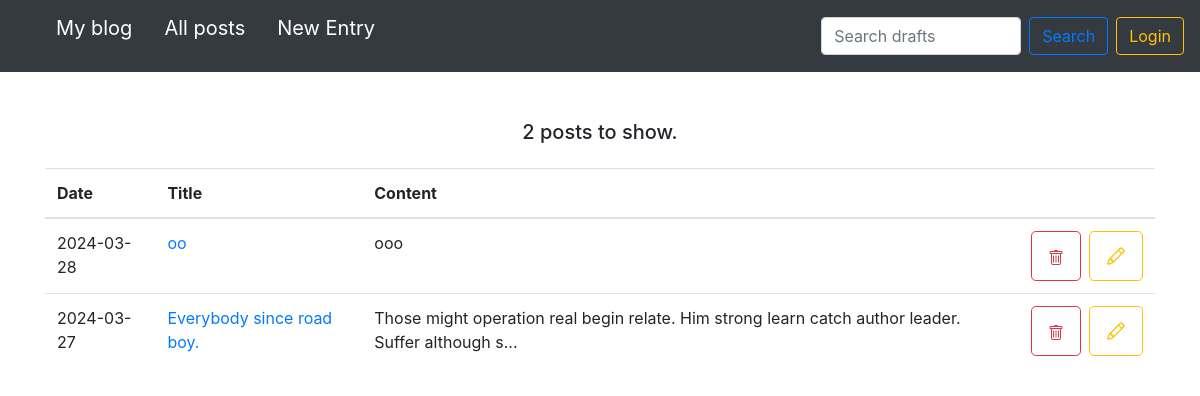
Page /search_drafts/ on the earlier database version.
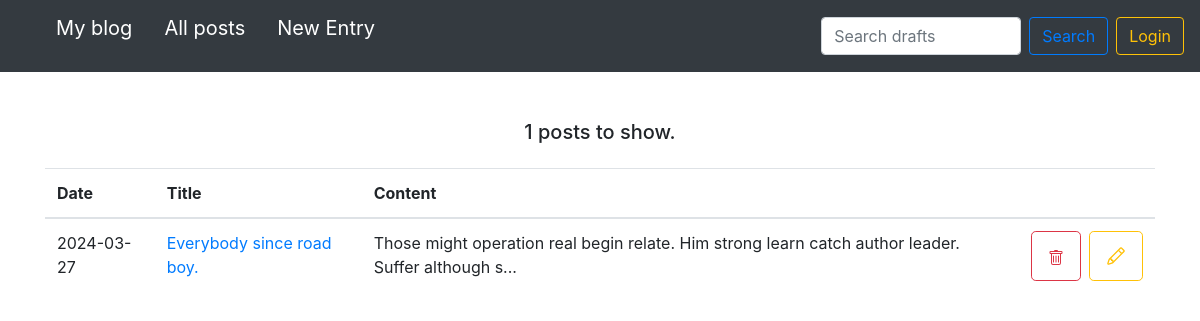
Same page on the later database version.
### blog/models.py (models this page shows, shortened)
class Entry(db.Model):
    id = db.Column(db.Integer, primary_key=True)
    title = db.Column(db.String(80), nullable=False)
    content = db.Column(db.Text, nullable=False)
    creation_date = db.Column(db.DateTime, nullable=False,
                              default=datetime.utcnow)
    is_published= db.Column(db.Boolean, default=False)

### blog/routes.py (the view)
@app.route('/search_drafts/')
def search_drafts():
    search_query = request.args.get("q", "")
    drafts = search_posts_by_search_query_and_is_published(search_query, False)
    return render_template("drafts.html",
                           drafts=drafts,
                           counter=drafts.count(),
                           search_query=search_query)

### blog/routes.py (called while the page is built)
@app.context_processor
def inject_template_name():
    return {'template_name': g.get('template_name', 'unknown')}

### blog/utils.py (called while the page is built)
def search_posts_by_search_query_and_is_published(search_query, is_puslished):
    if search_query:
        return Entry.query.filter(
            (Entry.is_published == is_puslished) & (Entry.title.contains(search_query))
        ).order_by(Entry.creation_date.desc())
    else:
        return Entry.query.filter_by(is_published=is_puslished).order_by(Entry.creation_date.desc())

### blog/templates/drafts.html (shortened to what this page needs)
{% set template_name = 'drafts' %}
{% extends "base.html" %}
{% block content %}
<div class="d-flex flex-column justify-content-center align-items-center">
  {% if search_query %}
    <h4>Search results for: {{ search_query }}</h4>
    <h5 class="mt-1 mb-4">Found {{ counter }} posts.</h5>
  {% else %}
    <h5 class="mt-1 mb-4">{{ counter }} posts to show.</h5>
  {% endif %}
</div>
<table class="table">
  <thead>
    <tr>
      <th scope="col">Date</th>
      <th scope="col">Title</th>
      <th scope="col">Content</th>
      <th scope="col"></th>
    </tr>
  </thead>
  <tbody>
  {% for post in drafts %}
    <tr>
      <td>
        {{ post.creation_date.strftime('%Y-%m-%d') }}
      </td>
      <td>
        <a href="{{ url_for('edit_entry', entry_id=post.id) }}">
          {{ post.title }}
        </a>
        </td>
        <td>{{ post.content|truncate(100, true) }}</td>
        <td>
          <div class="d-flex flex-row justify-content-end align-items-center gap-2">
            <form class="mr-2" action="/delete-post/{{ post.id }}" method="POST">
              <button type="submit" class="btn btn-outline-danger btn-lg">
              </button>
            </form>
            <form action="/edit-post/{{ post.id }}" method="POST">
              <button type="submit" class="btn btn-outline-warning btn-lg">
              </button>
            </form>
          </div>
        </td>
      </tr>
  {% endfor %}
  </tbody>
</table>
{% endblock %}

### blog/templates/base.html (shortened to what this page needs)
<!doctype html>
<html lang="en">
<head>
  <link rel="stylesheet" href="https://stackpath.bootstrapcdn.com/bootstrap/4.5.0/css/bootstrap.min.css"
>
    <link rel="stylesheet" href="{{ url_for('static', filename='css/styles.css') }}">
</head>
<body>
<nav class="navbar navbar-expand-md navbar-dark bg-dark fixed-top d-flex flex-row justify-content-between align-items-center">
  <div class="collapse navbar-collapse" id="navbarsExampleDefault">
    <ul class="d-flex flex-row">
      <li><a class="navbar-brand" href="/">My blog</a></li>
      <li><a class="navbar-brand ml-3" href="/">All posts</a></li>
      <li><a class="navbar-brand ml-3" href="/new-post/">New Entry</a></li>
    </ul>
  </div>
  {% if template_name == 'homepage' %}
  <form class="form-inline my-2 my-lg-0 mr-2" action="/search" method="GET">
    <input class="form-control mr-sm-2 search_input" type="text" value="{% if search_query %}{{ search_query }}{% endif %}" placeholder="Search posts" aria-label="Search" name="q">
    <button class="btn btn-outline-primary my-2 my-sm-0" type="submit">Search</button>
  </form>
  {% elif template_name == 'drafts' %}
  <form class="form-inline my-2 my-lg-0 mr-2" action="/search_drafts" method="GET">
    <input class="form-control mr-sm-2 search_input" type="text" value="{% if search_query %}{{ search_query }}{% endif %}" placeholder="Search drafts" aria-label="Search" name="q">
    <button class="btn btn-outline-primary my-2 my-sm-0" type="submit">Search</button>
  </form>
  {% endif %}
  {% if session.logged_in %}
  <form class="form-inline my-2 my-lg-0" action="{{ url_for('logout') }}" method="POST">
    <button class="btn btn-outline-warning my-2 my-sm-0" type="submit">Logout</button>
  </form>
  {% else %}
  <a href="{{ url_for('login') }}" class="btn btn-outline-warning my-2 my-lg-0">Login</a>
  {% endif %}
</nav>
<main role="main" class="container">
  {% block content %}
  {% endblock %}
</main>
</html>

### blog/templates/css/styles.css (style rules this page uses)
body { padding-top: 5rem; }
main { margin-top: 36px; }
ul { list-style-type: none; }
.btn-outline-danger.btn-lg, .btn-outline-warning.btn-lg { min-height: 50px; }
.search_input { max-width: 200px; }

Differences in the rows shown:
no longer on this page (row edited): Entry: creation_date "2024-03-28", title "oo", content "ooo"
Other differences:
{{ counter }}: "2" → "1"
